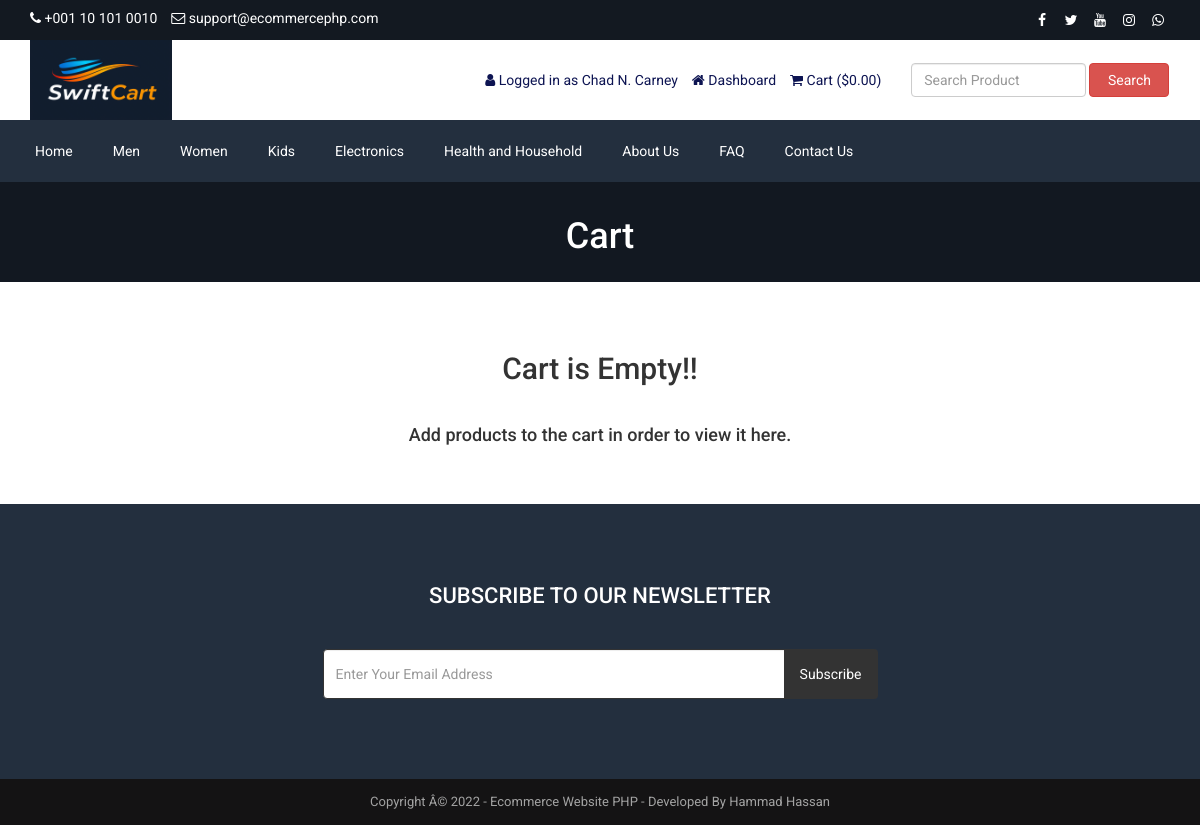
Page /cart.php (signed in) on the committed database.
### tables this page shows
CREATE TABLE `tbl_settings` (
  `id` int(11) NOT NULL AUTO_INCREMENT,
  `logo` varchar(255) NOT NULL,
  `favicon` varchar(255) NOT NULL,
  `footer_about` MEDIUMTEXT NOT NULL,
  `footer_copyright` MEDIUMTEXT NOT NULL,
  `contact_address` MEDIUMTEXT NOT NULL,
  `contact_email` varchar(255) NOT NULL,
  `contact_phone` varchar(255) NOT NULL,
  `contact_fax` varchar(255) NOT NULL,
  `contact_map_iframe` MEDIUMTEXT NOT NULL,
  `receive_email` varchar(255) NOT NULL,
  `receive_email_subject` varchar(255) NOT NULL,
  `receive_email_thank_you_message` MEDIUMTEXT NOT NULL,
  `forget_password_message` MEDIUMTEXT NOT NULL,
  `total_recent_post_footer` int(10) NOT NULL,
  `total_popular_post_footer` int(10) NOT NULL,
  `total_recent_post_sidebar` int(11) NOT NULL,
  `total_popular_post_sidebar` int(11) NOT NULL,
  `total_featured_product_home` int(11) NOT NULL,
  `total_latest_product_home` int(11) NOT NULL,
  `total_popular_product_home` int(11) NOT NULL,
  `meta_title_home` MEDIUMTEXT NOT NULL,
  `meta_keyword_home` MEDIUMTEXT NOT NULL,
  `meta_description_home` MEDIUMTEXT NOT NULL,
  `banner_login` varchar(255) NOT NULL,
  `banner_registration` varchar(255) NOT NULL,
  `banner_forget_password` varchar(255) NOT NULL,
  `banner_reset_password` varchar(255) NOT NULL,
  `banner_search` varchar(255) NOT NULL,
  `banner_cart` varchar(255) NOT NULL,
  `banner_checkout` varchar(255) NOT NULL,
  `banner_product_category` varchar(255) NOT NULL,
  `banner_blog` varchar(255) NOT NULL,
  `cta_title` varchar(255) NOT NULL,
  `cta_content` MEDIUMTEXT NOT NULL,
  `cta_read_more_text` varchar(255) NOT NULL,
  `cta_read_more_url` varchar(255) NOT NULL,
  `cta_photo` varchar(255) NOT NULL,
  `featured_product_title` varchar(255) NOT NULL,
  `featured_product_subtitle` varchar(255) NOT NULL,
  `latest_product_title` varchar(255) NOT NULL,
  `latest_product_subtitle` varchar(255) NOT NULL,
  `popular_product_title` varchar(255) NOT NULL,
  `popular_product_subtitle` varchar(255) NOT NULL,
  `testimonial_title` varchar(255) NOT NULL,
  `testimonial_subtitle` varchar(255) NOT NULL,
  `testimonial_photo` varchar(255) NOT NULL,
  `blog_title` varchar(255) NOT NULL,
  `blog_subtitle` varchar(255) NOT NULL,
  `newsletter_text` MEDIUMTEXT NOT NULL,
  `paypal_email` varchar(255) NOT NULL,
  `stripe_public_key` varchar(255) NOT NULL,
  `stripe_secret_key` varchar(255) NOT NULL,
  `bank_detail` MEDIUMTEXT NOT NULL,
  `before_head` MEDIUMTEXT NOT NULL,
  `after_body` MEDIUMTEXT NOT NULL,
  `before_body` MEDIUMTEXT NOT NULL,
  `home_service_on_off` int(11) NOT NULL,
  `home_welcome_on_off` int(11) NOT NULL,
  `home_featured_product_on_off` int(11) NOT NULL,
  `home_latest_product_on_off` int(11) NOT NULL,
  `home_popular_product_on_off` int(11) NOT NULL,
  `home_testimonial_on_off` int(11) NOT NULL,
  `home_blog_on_off` int(11) NOT NULL,
  `newsletter_on_off` int(11) NOT NULL,
  `ads_above_welcome_on_off` int(1) NOT NULL,
  `ads_above_featured_product_on_off` int(1) NOT NULL,
  `ads_above_latest_product_on_off` int(1) NOT NULL,
  `ads_above_popular_product_on_off` int(1) NOT NULL,
  `ads_above_testimonial_on_off` int(1) NOT NULL,
  `ads_category_sidebar_on_off` int(1) NOT NULL,
  PRIMARY KEY (`id`)
);

CREATE TABLE `tbl_social` (
  `social_id` int(11) NOT NULL,
  `social_name` varchar(30) NOT NULL,
  `social_url` varchar(255) NOT NULL,
  `social_icon` varchar(30) NOT NULL
);

CREATE TABLE `tbl_top_category` (
  `tcat_id` int(11) NOT NULL,
  `tcat_name` varchar(255) NOT NULL,
  `show_on_menu` int(1) NOT NULL
);

CREATE TABLE `tbl_page` (
  `id` int(11) NOT NULL,
  `about_title` varchar(255) NOT NULL,
  `about_content` text NOT NULL,
  `about_banner` varchar(255) NOT NULL,
  `about_meta_title` varchar(255) NOT NULL,
  `about_meta_keyword` text NOT NULL,
  `about_meta_description` text NOT NULL,
  `faq_title` varchar(255) NOT NULL,
  `faq_banner` varchar(255) NOT NULL,
  `faq_meta_title` varchar(255) NOT NULL,
  `faq_meta_keyword` text NOT NULL,
  `faq_meta_description` text NOT NULL,
  `blog_title` varchar(255) NOT NULL,
  `blog_banner` varchar(255) NOT NULL,
  `blog_meta_title` varchar(255) NOT NULL,
  `blog_meta_keyword` text NOT NULL,
  `blog_meta_description` text NOT NULL,
  `contact_title` varchar(255) NOT NULL,
  `contact_banner` varchar(255) NOT NULL,
  `contact_meta_title` varchar(255) NOT NULL,
  `contact_meta_keyword` text NOT NULL,
  `contact_meta_description` text NOT NULL,
  `pgallery_title` varchar(255) NOT NULL,
  `pgallery_banner` varchar(255) NOT NULL,
  `pgallery_meta_title` varchar(255) NOT NULL,
  `pgallery_meta_keyword` text NOT NULL,
  `pgallery_meta_description` text NOT NULL,
  `vgallery_title` varchar(255) NOT NULL,
  `vgallery_banner` varchar(255) NOT NULL,
  `vgallery_meta_title` varchar(255) NOT NULL,
  `vgallery_meta_keyword` text NOT NULL,
  `vgallery_meta_description` text NOT NULL
);

### cart.php (the view, shortened to what this page needs)
<?php require_once('header.php'); ?>
<?php
$statement = $pdo->prepare("SELECT * FROM tbl_settings WHERE id=1");
$statement->execute();
$result = $statement->fetchAll(PDO::FETCH_ASSOC);
foreach ($result as $row) {
    $banner_cart = $row['banner_cart'];
}
?>
<div class="page-banner" style="background-image: url(assets/uploads/<?php echo $banner_cart; ?>)">
    <div class="overlay"></div>
    <div class="page-banner-inner">
        <h1><?php echo LANG_VALUE_18; ?></h1>
    </div>
</div>
<div class="page">
	<div class="container">
		<div class="row">
			<div class="col-md-12">
                <?php if(!isset($_SESSION['cart_p_id'])): ?>
                    <?php echo '<h2 class="text-center">Cart is Empty!!</h2></br>'; ?>
                    <?php echo '<h4 class="text-center">Add products to the cart in order to view it here.</h4>'; ?>
                <?php endif; ?>
			</div>
		</div>
	</div>
</div>
<?php require_once('footer.php'); ?>

### header.php (shortened to what this page needs)
<?php
include("admin/inc/config.php");
$statement = $pdo->prepare("SELECT * FROM tbl_settings WHERE id=1");
$statement->execute();
$result = $statement->fetchAll(PDO::FETCH_ASSOC);
foreach ($result as $row)
{
	$logo = $row['logo'];
	$contact_email = $row['contact_email'];
	$contact_phone = $row['contact_phone'];
}
?>
<!DOCTYPE html>
<html lang="en">
<head>
	<link rel="stylesheet" href="assets/css/bootstrap.min.css">
	<link rel="stylesheet" href="assets/css/font-awesome.min.css">
	<link rel="stylesheet" href="assets/css/owl.carousel.min.css">
	<link rel="stylesheet" href="assets/css/owl.theme.default.min.css">
	<link rel="stylesheet" href="assets/css/jquery.bxslider.min.css">
    <link rel="stylesheet" href="assets/css/magnific-popup.css">
    <link rel="stylesheet" href="assets/css/rating.css">
	<link rel="stylesheet" href="assets/css/spacing.css">
	<link rel="stylesheet" href="assets/css/bootstrap-touch-slider.css">
	<link rel="stylesheet" href="assets/css/animate.min.css">
	<link rel="stylesheet" href="assets/css/tree-menu.css">
	<link rel="stylesheet" href="assets/css/select2.min.css">
	<link rel="stylesheet" href="assets/css/main.css">
	<link rel="stylesheet" href="assets/css/responsive.css">
	<?php
	$statement = $pdo->prepare("SELECT * FROM tbl_page WHERE id=1");
	$statement->execute();
	$result = $statement->fetchAll(PDO::FETCH_ASSOC);
		?>
</head>
<body>
<div class="top">
	<div class="container">
		<div class="row">
			<div class="col-md-6 col-sm-6 col-xs-12">
				<div class="left">
					<ul><?php if (!empty ($contact_phone)) {?>
						<li><i class="fa fa-phone"></i> <?php echo $contact_phone; ?></li>
						<?php }?>
						<?php if (!empty ($contact_email)) {?>
						<li><i class="fa fa-envelope-o"></i> <?php echo $contact_email; ?></li>
					<?php }?>
					</ul>
				</div>
			</div>
			<div class="col-md-6 col-sm-6 col-xs-12">
				<div class="right">
					<ul>
						<?php
						$statement = $pdo->prepare("SELECT * FROM tbl_social");
						$statement->execute();
						$result = $statement->fetchAll(PDO::FETCH_ASSOC);
						foreach ($result as $row) {
							?>
							<?php if($row['social_url'] != ''): ?>
							<li><a href="<?php echo $row['social_url']; ?>"><i class="<?php echo $row['social_icon']; ?>"></i></a></li>
							<?php endif; ?>
							<?php
						}
						?>
					</ul>
				</div>
			</div>
		</div>
	</div>
</div>
<div class="header">
	<div class="container">
		<div class="row inner">
			<div class="col-md-4 logo">
				<a href="index.php"><img src="assets/uploads/<?php echo $logo; ?>" alt="logo image"></a>
			</div>
			<div class="col-md-5 right">
				<ul>
					<?php
					if(isset($_SESSION['customer'])) {
						?>
						<li><i class="fa fa-user"></i> <?php echo LANG_VALUE_13; ?> <?php echo $_SESSION['customer']['cust_name']; ?></li>
						<li><a href="dashboard.php"><i class="fa fa-home"></i> <?php echo LANG_VALUE_89; ?></a></li>
						<?php
					} else {
						?>
						<li><a href="login.php"><i class="fa fa-sign-in"></i> <?php echo LANG_VALUE_9; ?></a></li>
						<li><a href="registration.php"><i class="fa fa-user-plus"></i> <?php echo LANG_VALUE_15; ?></a></li>
						<?php
					}
					?>
					<li><a href="cart.php"><i class="fa fa-shopping-cart"></i> <?php echo LANG_VALUE_18; ?> (<?php echo LANG_VALUE_1; ?><?php
					if(isset($_SESSION['cart_p_id'])) {
						$table_total_price = 0;
						$i=0;
	                    foreach($_SESSION['cart_p_qty'] as $key => $value)
	                    {
	                        $i++;
	                        $arr_cart_p_qty[$i] = $value;
	                    }                    $i=0;
	                    foreach($_SESSION['cart_p_current_price'] as $key => $value)
	                    {
	                        $i++;
	                        $arr_cart_p_current_price[$i] = $value;
	                    }
	                    for($i=1;$i<=count($arr_cart_p_qty);$i++) {
	                    	$row_total_price = $arr_cart_p_current_price[$i]*$arr_cart_p_qty[$i];
	                        $table_total_price = $table_total_price + $row_total_price;
	                    }
						echo $table_total_price;
					} else {
						echo '0.00';
					}
					?>)</a></li>
				</ul>
			</div>
			<div class="col-md-3 search-area">
				<form class="navbar-form navbar-left" role="search" action="search-result.php" method="get">
					<div class="form-group">
						<input type="text" class="form-control search-top" placeholder="<?php echo LANG_VALUE_2; ?>" name="search_text">
					</div>
					<button type="submit" class="btn btn-danger"><?php echo LANG_VALUE_3; ?></button>
				</form>
			</div>
		</div>
	</div>
</div>
<div class="nav">
	<div class="container">
		<div class="row">
			<div class="col-md-12 pl_0 pr_0">
				<div class="menu-container">
					<div class="menu">
						<ul>
							<li><a href="index.php">Home</a></li>
							<?php
							$statement = $pdo->prepare("SELECT * FROM tbl_top_category WHERE show_on_menu=1");
							$statement->execute();
							$result = $statement->fetchAll(PDO::FETCH_ASSOC);
							foreach ($result as $row) {
								?>
								<li><a href="product-category.php?id=<?php echo $row['tcat_id']; ?>&type=top-category"><?php echo $row['tcat_name']; ?></a>
								</li>
								<?php
							}
							?>
							<?php
							$statement = $pdo->prepare("SELECT * FROM tbl_page WHERE id=1");
							$statement->execute();
							$result = $statement->fetchAll(PDO::FETCH_ASSOC);
							foreach ($result as $row) {
								$about_title = $row['about_title'];
								$faq_title = $row['faq_title'];
								$contact_title = $row['contact_title'];
							}
							?>
							<li><a href="about.php"><?php echo $about_title; ?></a></li>
							<li><a href="faq.php"><?php echo $faq_title; ?></a></li>
							<li><a href="contact.php"><?php echo $contact_title; ?></a></li>
						</ul>
					</div>
				</div>
			</div>
		</div>
	</div>
</div>

### footer.php (shortened to what this page needs)
<?php
$statement = $pdo->prepare("SELECT * FROM tbl_settings WHERE id=1");
$statement->execute();
$result = $statement->fetchAll(PDO::FETCH_ASSOC);
foreach ($result as $row)
{
	$footer_copyright = $row['footer_copyright'];
    $newsletter_on_off = $row['newsletter_on_off'];
}
?>
<?php if($newsletter_on_off == 1): ?>
<section class="home-newsletter">
	<div class="container">
		<div class="row">
			<div class="col-md-6 col-md-offset-3">
				<div class="single">
				<form action="" method="post">
					<h2><?php echo LANG_VALUE_93; ?></h2>
					<div class="input-group">
			        	<input type="email" class="form-control" placeholder="<?php echo LANG_VALUE_95; ?>" name="email_subscribe">
			         	<span class="input-group-btn">
			         	<button class="btn btn-theme" type="submit" name="form_subscribe"><?php echo LANG_VALUE_92; ?></button>
			         	</span>
			        </div>
				</div>
			</div>
		</div>
	</div>
</section>
<?php endif; ?>
<div class="footer-bottom">
	<div class="container">
		<div class="row">
			<div class="col-md-12 copyright">
				<?php if (!empty ($footer_copyright)) {?>
				<?php echo $footer_copyright; ?>
				<?php }?>
			</div>
		</div>
	</div>
</div>
</body>
</html>

### rows in the picture
tbl_settings: contact_phone "+001 10 101 0010", contact_email "support@ecommercephp.com", logo (picture), banner_cart (picture), footer_copyright "Copyright Â© 2022 - Ecommerce Website PHP - Developed By Hammad Hassan"
tbl_top_category: tcat_name "Men"
tbl_top_category: tcat_name "Women"
tbl_top_category: tcat_name "Kids"
tbl_top_category: tcat_name "Electronics"
tbl_top_category: tcat_name "Health and Household"
tbl_page: about_title "About Us", faq_title "FAQ", contact_title "Contact Us"

### other values in the picture
LANG_VALUE_13 "Logged in as"
$_SESSION['customer']['cust_name'] "Chad N. Carney"
LANG_VALUE_89 "Dashboard"
LANG_VALUE_18 "Cart"
LANG_VALUE_1 "$"
LANG_VALUE_3 "Search"
LANG_VALUE_93 "SUBSCRIBE TO OUR NEWSLETTER"
LANG_VALUE_92 "Subscribe"
